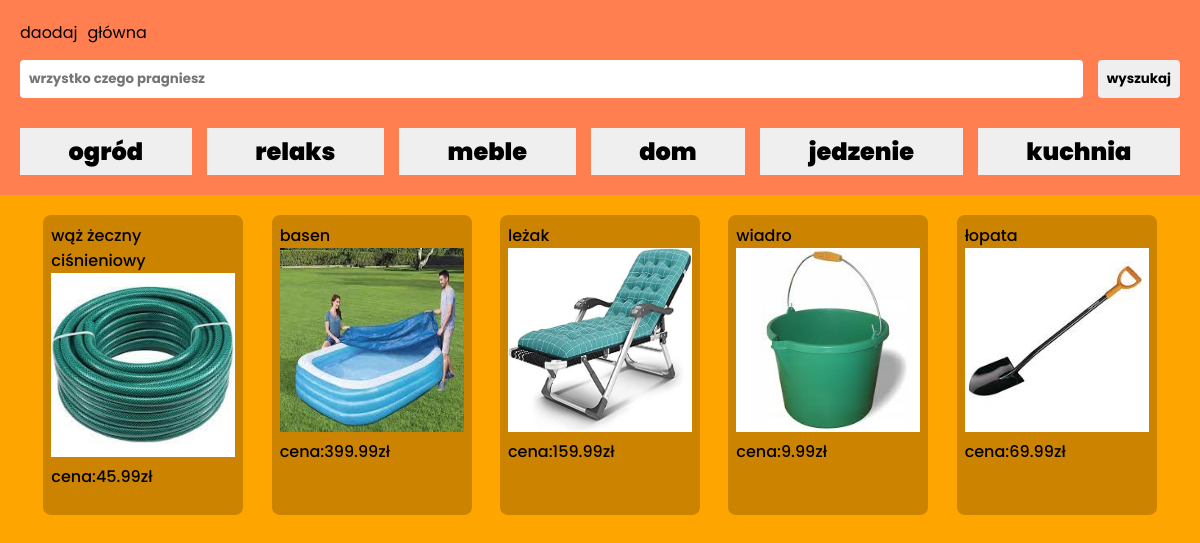
Page /index.php?look=ogród_dom_działka on the committed database.
### tables this page shows
CREATE TABLE `produkty` (
  `id` int(10) UNSIGNED NOT NULL,
  `id_dostawca` int(10) UNSIGNED NOT NULL,
  `nazwa` varchar(50) DEFAULT NULL COMMENT 'nazwa przedmiotu',
  `cena` decimal(10,2) DEFAULT NULL,
  `opis` text DEFAULT NULL,
  `zdiecie` varchar(100) DEFAULT NULL COMMENT 'zdjęcie jako tekst z końcówką .jpg',
  `kategoria` text NOT NULL
);

### index.php (the view, shortened to what this page needs)
<!DOCTYPE html>
<html lang="pl">
<head>
    <link rel="stylesheet" href="./css/nav.css">
    <link rel="stylesheet" href="./css/global.css">
    <link rel="stylesheet" href="./css/items.css">
</head>
<body>
    <nav>
    <div class="links">
            <a href="add.php" class="add linkable">daodaj</a>
            <a href="index.php" class="add linkable">główna</a>
        </div>
        <form method="get">
            <input type="text" placeholder="wrzystko czego pragniesz" name="look">
            <input type="submit" value="wyszukaj">
        </form>
        <div>
            <form method="get" class="buttons">
                <input type="submit" value="ogród" name="look">
                <input type="submit" value="relaks" name="look">
                <input type="submit" value="meble" name="look">
                <input type="submit" value="dom" name="look">
                <input type="submit" value="jedzenie" name="look">
                <input type="submit" value="kuchnia" name="look">
            </form>
        </div>
    </nav>
    <section>
        <?php
        if(isset($_GET["look"])){
            $look = $_GET["look"];
        }
        else{
            $look = "";
        }
        $conect = mysqli_connect("localhost","root","","aledrogo");
        $zap = "select nazwa,cena,zdiecie,id from produkty WHERE kategoria LIKE '%$look%' OR nazwa LIKE '%$look%';";
        $query = mysqli_query($conect,$zap);
        while($data = mysqli_fetch_row($query)){
            echo "<a href='./item.php?id=$data[3]'&name=$data[0]><div class='pane'><p>$data[0]</p><img src='$data[2]' alt='$data[2]'><p>cena:$data[1]zł</p></div></a>";
        }
        ?>
    </section>
</body>
</html>

### css/nav.css (style rules this page uses)
nav { width: 100%; padding: 20px; background-color: coral; }
form { margin-top: 15px; display: flex; gap: 15px; }
nav > form > input { outline: transparent; border: 1px solid transparent; padding: 8px; border-radius: 4px; font-weight: 700; }
nav > form > input[type="text"] { flex-grow: 1; }
.buttons > input { border: 1px solid transparent; margin-top: 15px; flex-grow: 1; padding: 5px; font-weight: 900; font-size: 24px; }
.links { display: flex; gap: 10px; }
.linkable { position: relative; }
.linkable::after { position: absolute; content: ""; width: 0%; height: 5px; background-color: aqua; left: 0; bottom: -5px; transition: 0.4s; margin-left: 50%; border-radius: 10px; }

### css/global.css (style rules this page uses)
* { margin: 0; padding: 0; box-sizing: border-box; font-family: 'Poppins', sans-serif; }
input { border: 1px solid transparent; }
a { color: black; text-decoration: none; }
p { font-weight: 500; font-size: 35px; }
body { height: 100%; display: flex; flex-direction: column; background-color: orange; }

### css/items.css (style rules this page uses)
section { width: 100%; display: flex; flex-wrap: wrap; justify-content: space-evenly; padding: 20px; gap: 5px; }
.pane { width: 200px; background-color: rgba(0, 0, 0, 0.2); border-radius: 8px; padding: 8px; height: 300px; }
.pane > p { font-size: 16px; }
.pane > img { width: 100%; aspect-ratio: 1; background-color: aliceblue; }

### rows in the picture
produkty: nazwa "wąż żeczny ciśnieniowy", zdiecie (picture), cena "45.99"
produkty: nazwa "basen", zdiecie (picture), cena "399.99"
produkty: nazwa "leżak", zdiecie (picture), cena "159.99"
produkty: nazwa "wiadro", zdiecie (picture), cena "9.99"
produkty: nazwa "łopata", zdiecie (picture), cena "69.99"
